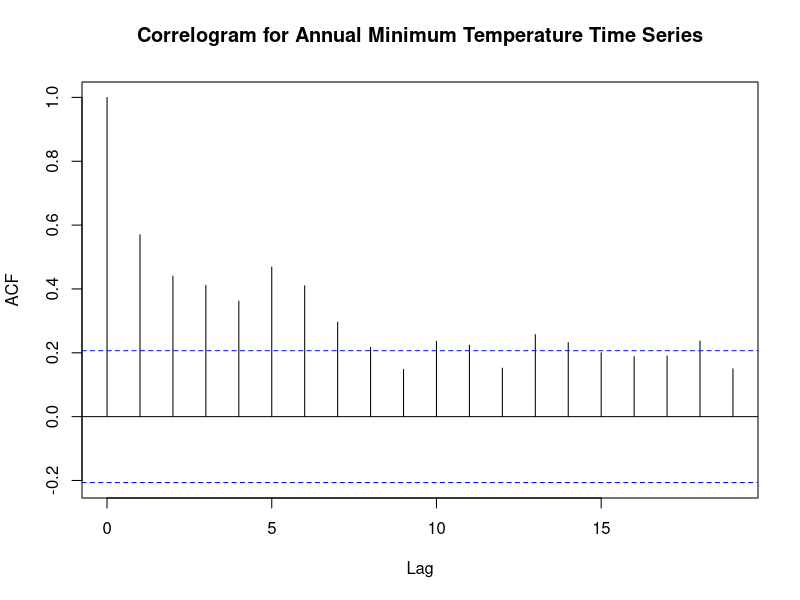
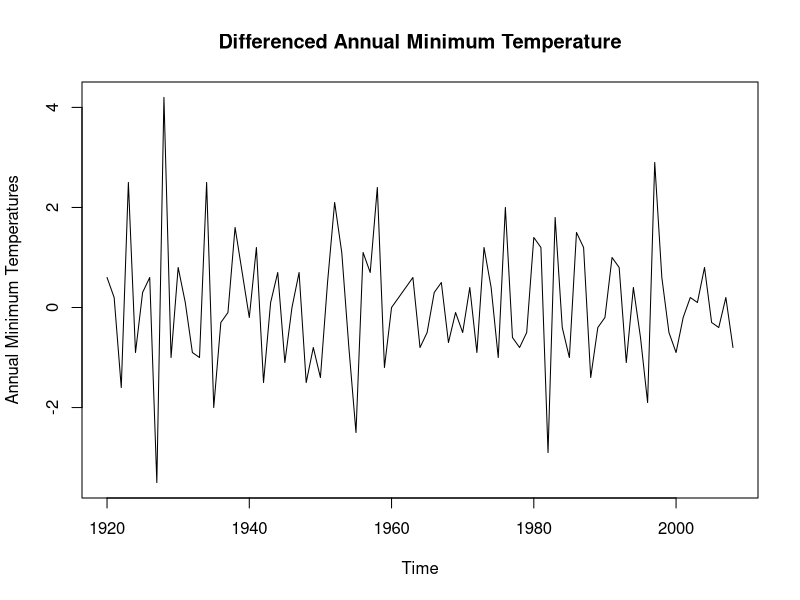
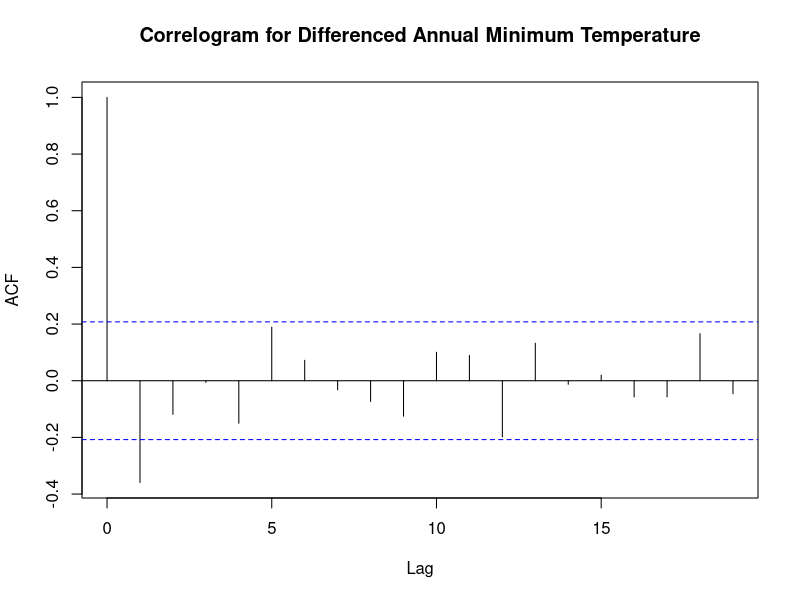
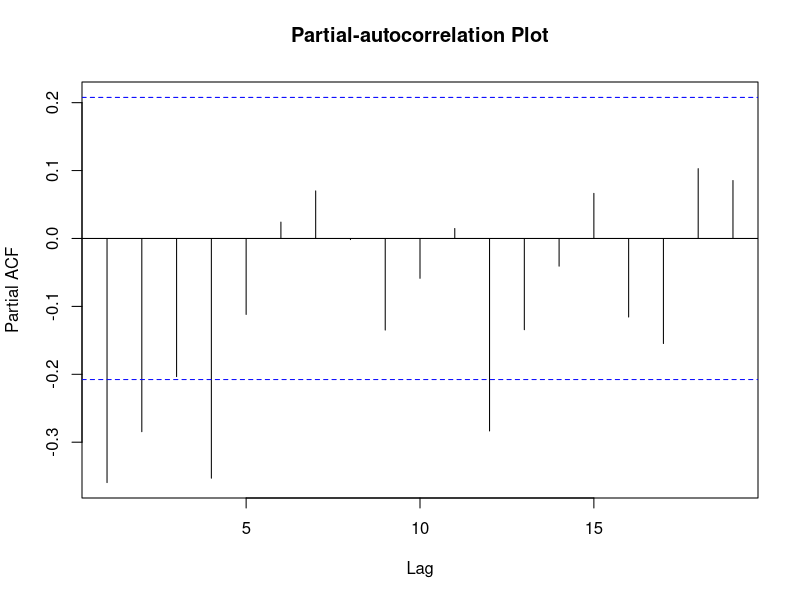

The R source for these figures, in order:
## ---- chunk 1
knitr::opts_chunk$set(echo = TRUE)
library(tidyverse)
library(knitr)
library(tseries)
library(zoo)
## ---- chunk 2
data <- read.csv("lab7data.csv",header = TRUE)
annual_ts <- ts(data$Annual, start = c(1919), end = c(2008))
ar1model <- arima(annual_ts, order = c(1,0,0),include.mean = TRUE)
ar1model
## ---- chunk 3
acf(annual_ts,
    main = "Correlogram for Annual Minimum Temperature Time Series")
## ---- chunk 4
diffed_data <- diff(annual_ts, lag = 1, difference = 1)
plot(diffed_data,
     ylab = "Annual Minimum Temperatures",
     main = "Differenced Annual Minimum Temperature")
acf(diffed_data,
    main = "Correlogram for Differenced Annual Minimum Temperature")
pacf(diffed_data,
     main = "Partial-autocorrelation Plot")
## ---- chunk 5
arimamodel <- arima(annual_ts, order = c(0,1,1))
arimamodel
